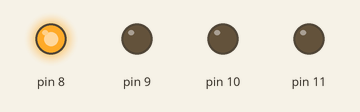
A sketch run on a simulated Arduino Uno, built with avr-gcc and run on an emulated ATmega328P. On the bench: output pins drawn as LEDs (lit = HIGH).

Above: at 0.2 s.
At 1.2 s:
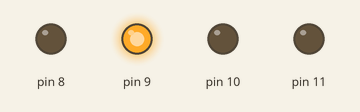
At 2.2 s:
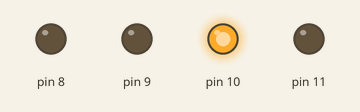
At 3.2 s:
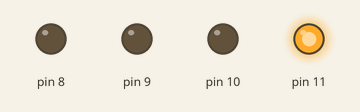
At 5.7 s:
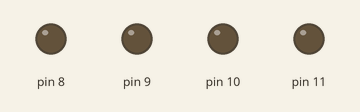
Timing chart, 0 to 6.5 s (numbered marks = the images above):
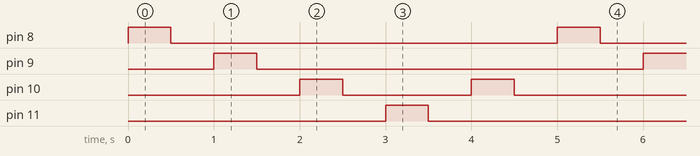

Measured:
- by itself, pin 8, pin 9, pin 11: alternates HIGH for 0.50 s and LOW for 4.5 s
- by itself, pin 10: repeats every 5.0 s: LOW 1.5 s, HIGH 0.50 s, LOW 2.5 s, HIGH 0.50 s
- by itself, everything shown: repeats every 5.0 s, in 10 steps

The sketch:

ex1.ino
```cpp
void setup() {
  pinMode(8, OUTPUT);
  pinMode(9, OUTPUT);
  pinMode(10, OUTPUT);
  pinMode(11, OUTPUT);

}

void loop() {
  // put your main code here, to run repeatedly:
  for (int i = 8; i <=11; i++) {
    digitalWrite(i, HIGH);
    delay(500);
    digitalWrite(i, LOW);
    delay(500);
    if (i == 11) {
      digitalWrite(i - 1, HIGH);
      delay(500);
      digitalWrite(i - 1, LOW);
      delay(500);

    }
  }

}
```
